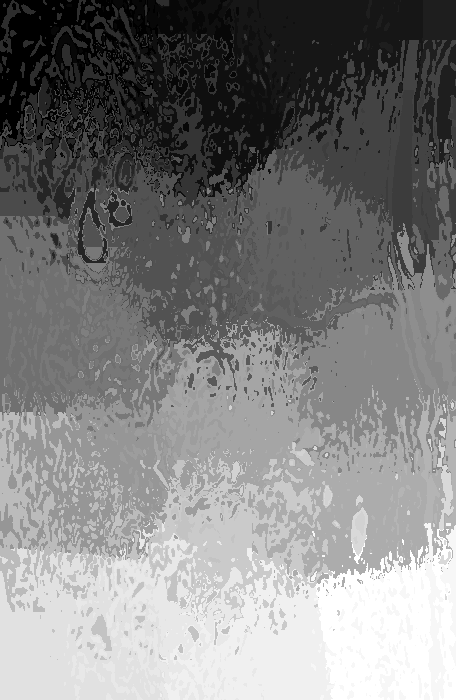
#> input picture features/all/binary/40X/imagelike/superpixels/benign/SOB_B_A-14-22549AB-40-003.png, 456 x 700 px, found by its file name
$ python lbp.py
#> lines starting #> are read from the running program, lines starting #| are printed output that depends on the picture
#> further down, image is the input picture: shape (700, 456, 3); min 0, max 34, mean 17
import cv2
import numpy as np
from skimage import feature

class LocalBinaryPatterns():
  def __init__(self, numPoints, radius):
    self.numPoints = numPoints
    self.radius = radius

  def describe(self, image, eps = 1e-7):
#> called with eps = 1e-07
    gray=cv2.cvtColor(np.array(image, dtype=np.uint8),cv2.COLOR_BGR2GRAY)
    # Compute local binary pattern for uniform patterns
    lbp = feature.local_binary_pattern(gray, self.numPoints, self.radius, method="uniform")
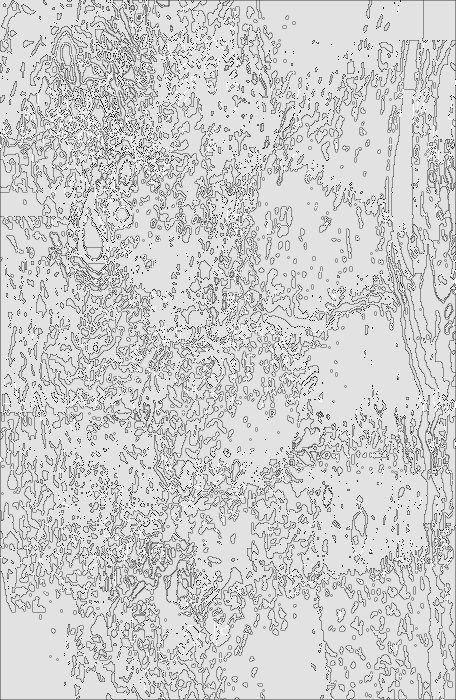
#> lbp: shape (700, 456) float64; min 0, max 9, mean 7.27; drawn with min black and max white
    # Get histogram of uniform patterns
    (hist, _) = np.histogram(lbp.ravel(), bins=np.arange(0, 11), range=(0, 10))
#> hist = [860, 4386, 34, 16294, 466, 33929, 1750, 16318, 235304, 9859]

    # Normalize the histogram
    hist = hist.astype('float')
    hist /= (hist.sum() + eps)
#> hist = [0.00269, 0.0137, 0.000107, 0.051, 0.00146, 0.106, 0.00548, 0.0511, 0.737, 0.0309]

    return hist

  def get_feature(self, image):
    return np.array(self.describe(image)[0], dtype=np.float64)

  def __str__(self):
    return 'lbp'

if __name__ == "__main__":
  import matplotlib.pyplot as plt

  image = cv2.imread('/Users/melikapooyan/Documents/BreaKHis_v1/breast/benign/SOB/adenosis/SOB_B_A_14-22549AB/40X/SOB_B_A-14-22549AB-40-003.png')
  desc = LocalBinaryPatterns(8, 1)
  hist = desc.describe(image)
  print("Histogram of Local Binary Pattern value: {}".format(hist))
#| Histogram of Local Binary Pattern value: [2.69423559e-03 1.37406015e-02 1.06516291e-04 5.10463659e-02
#|  1.45989975e-03 1.06293860e-01 5.48245614e-03 5.11215539e-02
#|  7.37167920e-01 3.08865915e-02]

  # [4 lines of commented-out code are left out]

$ run again, with features/all/binary/40X/imagelike/superpixels/benign/SOB_B_A-14-22549AB-40-001.png copied over features/all/binary/40X/imagelike/superpixels/benign/SOB_B_A-14-22549AB-40-003.png
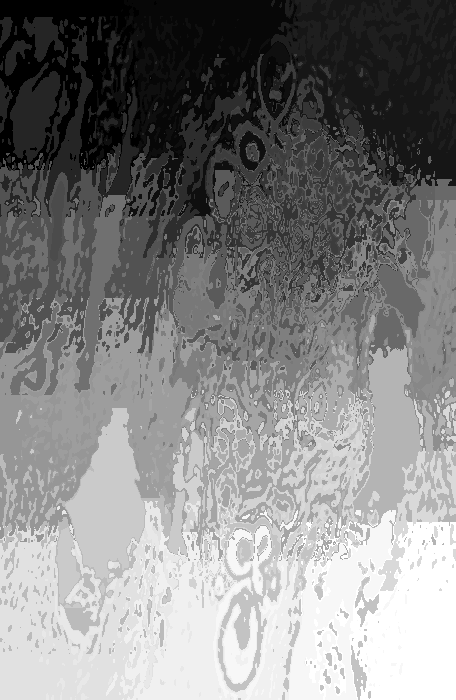
#> input picture features/all/binary/40X/imagelike/superpixels/benign/SOB_B_A-14-22549AB-40-001.png, 456 x 700 px, found by its file name
#> image is the input picture: shape (700, 456, 3); min 0, max 34, mean 17.4
#> in describe, `lbp = feature.local_binary_pattern(gray, self.numPoints, self.radius, ..`:
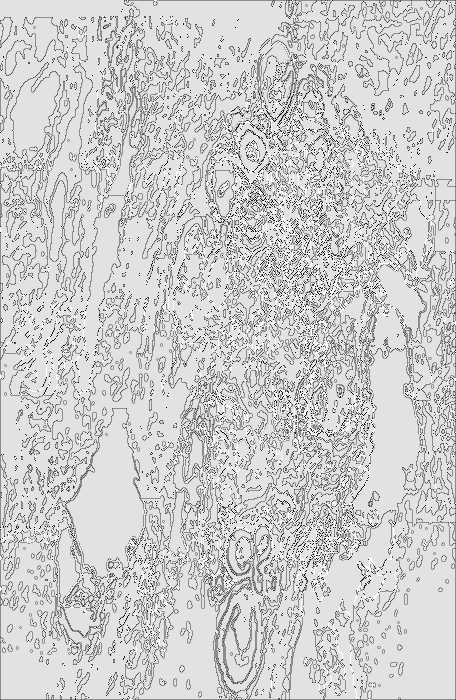
#> lbp: shape (700, 456) float64; min 0, max 9, mean 7.23; drawn with min black and max white
#> in describe, `(hist, _) = np.histogram(lbp.ravel(), bins=np.arange(0, 11), range=(0,..`: hist = [1118, 5175, 157, 16989, 726, 34338, 2282, 16626, 228185, 13604]
#> in describe, `hist /= (hist.sum() + eps)`: hist = [0.0035, 0.0162, 0.000492, 0.0532, 0.00227, 0.108, 0.00715, 0.0521, 0.715, 0.0426]
#| Histogram of Local Binary Pattern value: [3.50250627e-03 1.62124060e-02 4.91854637e-04 5.32236842e-02
#|  2.27443609e-03 1.07575188e-01 7.14912281e-03 5.20864662e-02
#|  7.14865288e-01 4.26190476e-02]

$ run again, with features/all/binary/40X/imagelike/superpixels/benign/SOB_B_A-14-22549AB-40-002.png copied over features/all/binary/40X/imagelike/superpixels/benign/SOB_B_A-14-22549AB-40-003.png
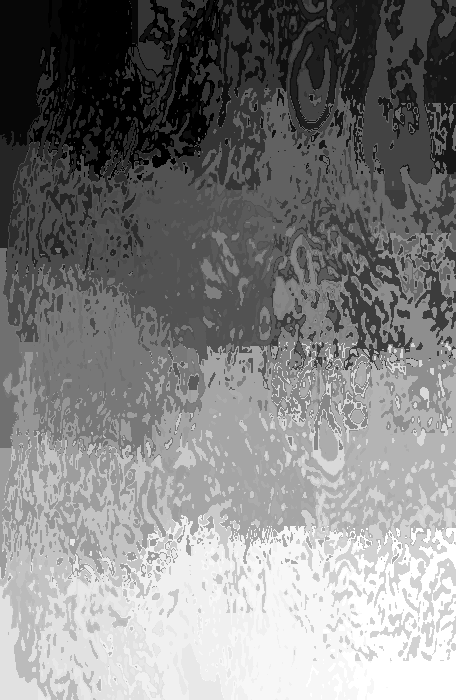
#> input picture features/all/binary/40X/imagelike/superpixels/benign/SOB_B_A-14-22549AB-40-002.png, 456 x 700 px, found by its file name
#> image is the input picture: shape (700, 456, 3); min 0, max 34, mean 17.2
#> in describe, `lbp = feature.local_binary_pattern(gray, self.numPoints, self.radius, ..`:
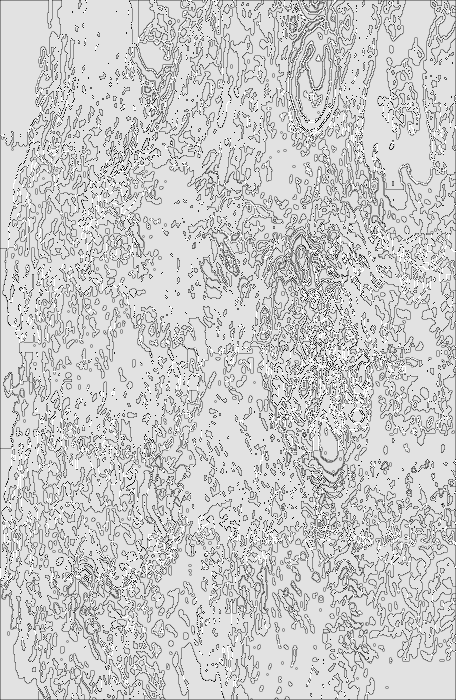
#> lbp: shape (700, 456) float64; min 0, max 9, mean 7.2; drawn with min black and max white
#> in describe, `(hist, _) = np.histogram(lbp.ravel(), bins=np.arange(0, 11), range=(0,..`: hist = [959, 4892, 43, 17886, 609, 37044, 1986, 17958, 225819, 12004]
#> in describe, `hist /= (hist.sum() + eps)`: hist = [0.003, 0.0153, 0.000135, 0.056, 0.00191, 0.116, 0.00622, 0.0563, 0.707, 0.0376]
#| Histogram of Local Binary Pattern value: [3.00438596e-03 1.53258145e-02 1.34711779e-04 5.60338346e-02
#|  1.90789474e-03 1.16052632e-01 6.22180451e-03 5.62593985e-02
#|  7.07453008e-01 3.76065163e-02]

$ run again, with features/all/binary/40X/imagelike/superpixels/benign/SOB_B_A-14-22549AB-40-004.png copied over features/all/binary/40X/imagelike/superpixels/benign/SOB_B_A-14-22549AB-40-003.png
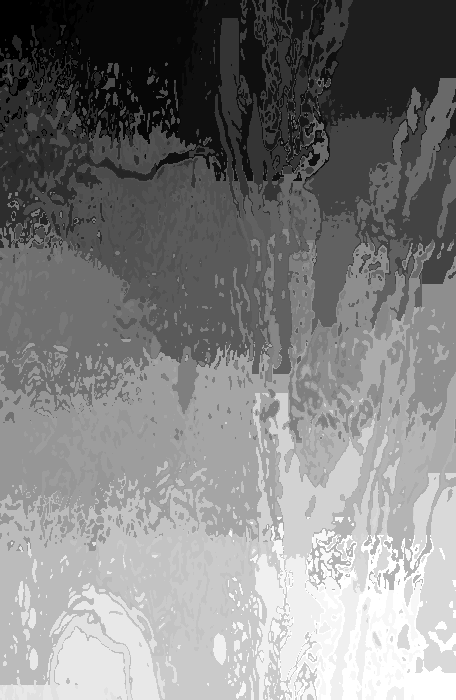
#> input picture features/all/binary/40X/imagelike/superpixels/benign/SOB_B_A-14-22549AB-40-004.png, 456 x 700 px, found by its file name
#> image is the input picture: shape (700, 456, 3); min 0, max 34, mean 17.1
#> in describe, `lbp = feature.local_binary_pattern(gray, self.numPoints, self.radius, ..`:
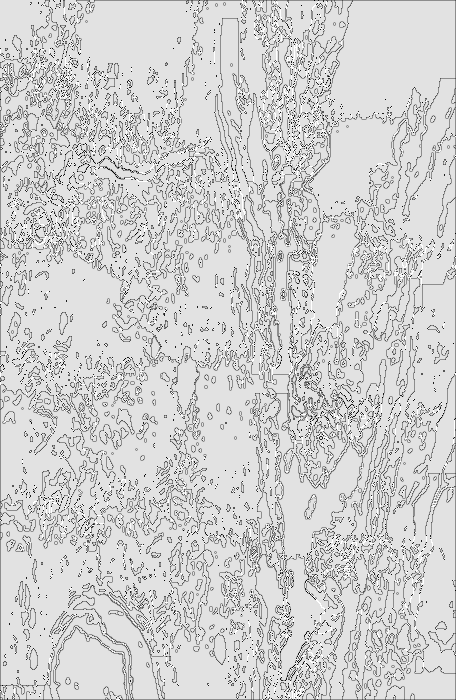
#> lbp: shape (700, 456) float64; min 0, max 9, mean 7.37; drawn with min black and max white
#> in describe, `(hist, _) = np.histogram(lbp.ravel(), bins=np.arange(0, 11), range=(0,..`: hist = [711, 3576, 23, 14369, 284, 30029, 1104, 14047, 246600, 8457]
#> in describe, `hist /= (hist.sum() + eps)`: hist = [0.00223, 0.0112, 7.21e-05, 0.045, 0.00089, 0.0941, 0.00346, 0.044, 0.773, 0.0265]
#| Histogram of Local Binary Pattern value: [2.22744361e-03 1.12030075e-02 7.20551378e-05 4.50156642e-02
#|  8.89724311e-04 9.40758145e-02 3.45864662e-03 4.40068922e-02
#|  7.72556391e-01 2.64943609e-02]
